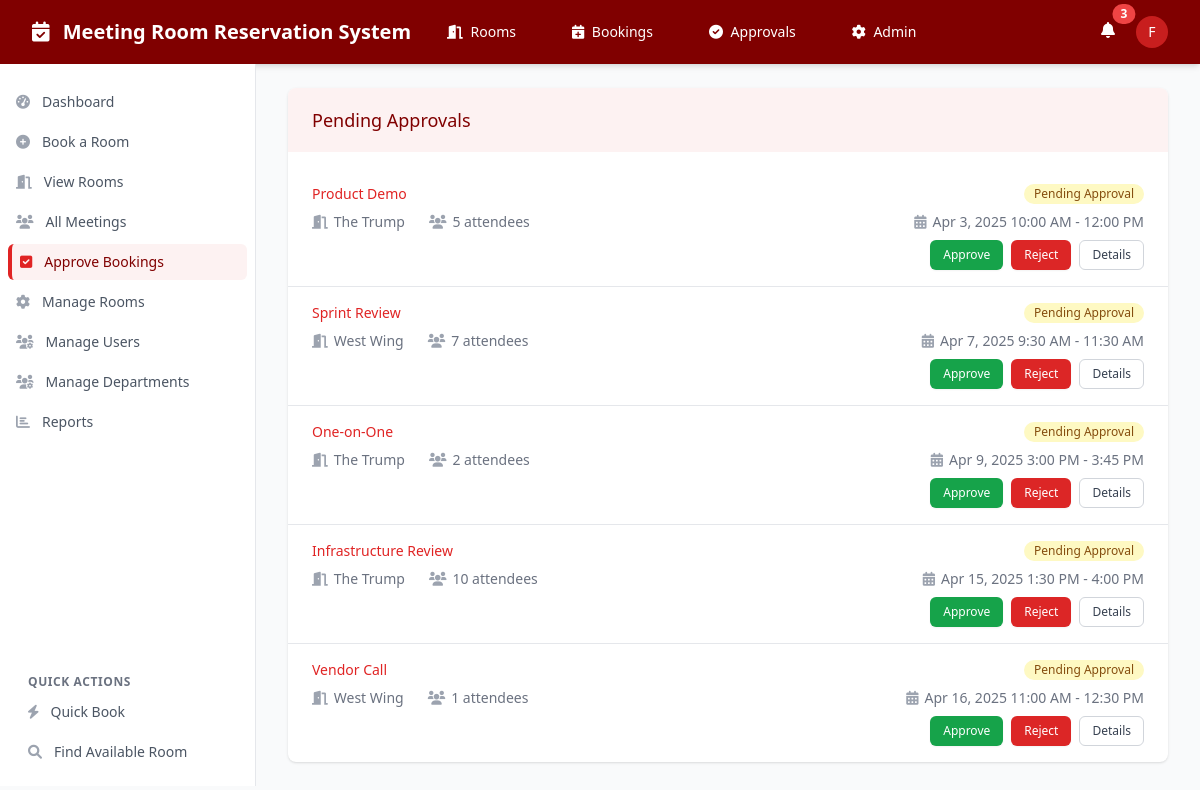
/approvals.php (signed in), run on the app's committed database.
### tables this page shows
CREATE TABLE bookings (
    booking_id INTEGER PRIMARY KEY AUTOINCREMENT,
    room_id INTEGER NOT NULL,
    user_id INTEGER NOT NULL,
    event_name TEXT NOT NULL,
    start_time DATETIME NOT NULL,
    end_time DATETIME NOT NULL,
    attendees_count INTEGER NOT NULL,
    status TEXT DEFAULT 'Pending', -- Pending, Approved, Rejected, Cancelled, Completed
    approver_id INTEGER,
    approval_notes TEXT,
    google_calendar_event_id TEXT, -- For calendar integration
    created_at DATETIME DEFAULT CURRENT_TIMESTAMP,
    FOREIGN KEY (room_id) REFERENCES boardrooms(room_id),
    FOREIGN KEY (user_id) REFERENCES users(user_id),
    FOREIGN KEY (approver_id) REFERENCES users(user_id)
);

CREATE TABLE boardrooms (
    room_id INTEGER PRIMARY KEY AUTOINCREMENT,
    room_name TEXT NOT NULL UNIQUE,
    capacity INTEGER NOT NULL,
    location TEXT NOT NULL,
    amenities TEXT, -- JSON string of available amenities
    is_active BOOLEAN DEFAULT TRUE,
    thumbnail_url TEXT -- URL for room image
);

### approvals.php (the view)
<?php
require_once 'includes/header.php';
$pending_approvals = $db->prepare("
SELECT b.booking_id, b.event_name, b.attendees_count, b.start_time, b.end_time, b.status, r.room_name
FROM bookings b
JOIN boardrooms r ON b.room_id = r.room_id
WHERE b.status = 'Pending';
");
$pending_approvals->execute();
$pendingApprovals = $pending_approvals->fetchAll(PDO::FETCH_ASSOC);
?>
<div class="bg-white shadow overflow-hidden sm:rounded-lg">
    <div class="px-4 py-5 sm:px-6 bg-maroon-50 mb-4">
        <h3 class="text-lg leading-6 font-medium text-maroon-900">Pending Approvals</h3>
    </div>
    <?php if (empty($pendingApprovals)): ?>
        <div class="mt-12 text-center py-12">
            <i class="fas fa-users text-4xl text-gray-400 mb-3"></i>
            <h3 class="text-lg font-medium text-gray-900">Oops, Seems like you have no pending booking requests</h3>
            <p class="mt-1 text-sm text-gray-500">Please come back later for more
            </p>
        </div>
    <?php else: ?>
        <ul class="divide-y divide-gray-200 mt-2">
            <?php foreach ($pendingApprovals as $booking): ?>
                <li>
                    <div class="px-4 py-4 sm:px-6">
                        <div class="flex items-center justify-between">
                            <p class="text-sm font-medium text-maroon-600 truncate">
                                <?= $booking['event_name'] ?>
                            </p>
                            <div class="ml-2 flex-shrink-0 flex">
                                <span class="inline-flex items-center px-2.5 py-0.5 rounded-full text-xs font-medium bg-yellow-100 text-yellow-800">
                                    Pending Approval
                                </span>
                            </div>
                        </div>
                        <div class="mt-2 sm:flex sm:justify-between">
                            <div class="sm:flex">
                                <p class="flex items-center text-sm text-gray-500">
                                    <i class="fas fa-door-open text-gray-400 mr-1.5"></i>
                                    <?= $booking['room_name'] ?>
                                </p>
                                <p class="mt-2 flex items-center text-sm text-gray-500 sm:mt-0 sm:ml-6">
                                    <i class="fas fa-users text-gray-400 mr-1.5"></i>
                                    <?= $booking['attendees_count'] ?> attendees
                                </p>
                            </div>
                            <div class="mt-2 flex items-center text-sm text-gray-500 sm:mt-0">
                                <i class="fas fa-calendar-alt text-gray-400 mr-1.5"></i>
                                <time datetime="<?= date('Y-m-d\TH:i:s', strtotime($booking['start_time'])) ?>">
                                    <?= date('M j, Y g:i A', strtotime($booking['start_time'])) ?> - <?= date('g:i A', strtotime($booking['end_time'])) ?>
                                </time>
                            </div>
                        </div>
                        <div class="mt-2 flex justify-end space-x-2">
                            <a href="approve_booking.php?id=<?= $booking['booking_id'] ?>" class="inline-flex items-center px-3 py-1.5 border border-transparent text-xs font-medium rounded-md shadow-sm text-white bg-green-600 hover:bg-green-700 focus:outline-none focus:ring-2 focus:ring-offset-2 focus:ring-green-500">
                                Approve
                            </a>
                            <a href="reject_booking.php?id=<?= $booking['booking_id'] ?>" class="inline-flex items-center px-3 py-1.5 border border-transparent text-xs font-medium rounded-md shadow-sm text-white bg-red-600 hover:bg-red-700 focus:outline-none focus:ring-2 focus:ring-offset-2 focus:ring-red-500">
                                Reject
                            </a>
                            <a href="booking_details.php?id=<?= $booking['booking_id'] ?>" class="inline-flex items-center px-3 py-1.5 border border-gray-300 text-xs font-medium rounded-md text-gray-700 bg-white hover:bg-gray-50 focus:outline-none focus:ring-2 focus:ring-offset-2 focus:ring-maroon-500">
                                Details
                            </a>
                        </div>
                    </div>
                </li>
            <?php endforeach; ?>
        </ul>
    <?php endif; ?>
</div>
</body>
</html>

### data on the page
bookings: event_name "Product Demo", room.room_name "The Trump", attendees_count "5", start_time "Apr 3, 2025 10:00 AM", end_time "12:00 PM"
bookings: event_name "Sprint Review", room.room_name "West Wing", attendees_count "7", start_time "Apr 7, 2025 9:30 AM", end_time "11:30 AM"
bookings: event_name "One-on-One", room.room_name "The Trump", attendees_count "2", start_time "Apr 9, 2025 3:00 PM", end_time "3:45 PM"
bookings: event_name "Infrastructure Review", room.room_name "The Trump", attendees_count "10", start_time "Apr 15, 2025 1:30 PM", end_time "4:00 PM"
bookings: event_name "Vendor Call", room.room_name "West Wing", attendees_count "1", start_time "Apr 16, 2025 11:00 AM", end_time "12:30 PM"

### other printed values
$unreadNotifications "3"
substr($_SESSION['first_name'], 0, 1) "F"
